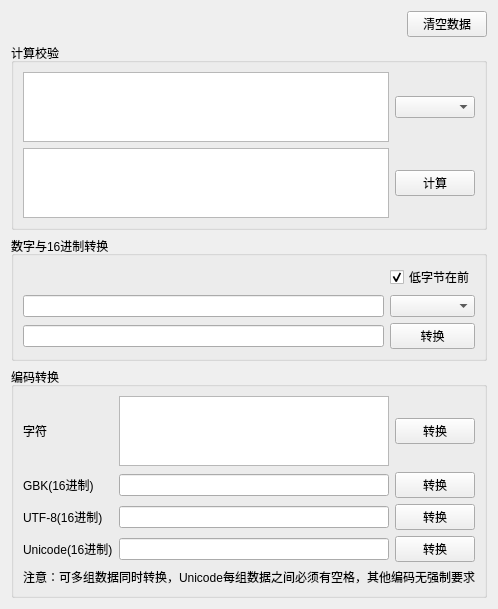
<?xml version="1.0" encoding="UTF-8"?>
<ui version="4.0">
 <class>frmHandleData</class>
 <widget class="QWidget" name="frmHandleData">
  <property name="geometry">
   <rect>
    <x>0</x>
    <y>0</y>
    <width>488</width>
    <height>591</height>
   </rect>
  </property>
  <property name="windowTitle">
   <string>Form</string>
  </property>
  <layout class="QVBoxLayout" name="verticalLayout">
   <item>
    <layout class="QHBoxLayout" name="horizontalLayout_3">
     <item>
      <spacer name="horizontalSpacer_3">
       <property name="orientation">
        <enum>Qt::Horizontal</enum>
       </property>
       <property name="sizeHint" stdset="0">
        <size>
         <width>40</width>
         <height>20</height>
        </size>
       </property>
      </spacer>
     </item>
     <item>
      <widget class="QPushButton" name="Bt_clear">
       <property name="text">
        <string>清空数据</string>
       </property>
      </widget>
     </item>
    </layout>
   </item>
   <item>
    <widget class="QGroupBox" name="groupBox_4">
     <property name="title">
      <string>计算校验</string>
     </property>
     <layout class="QGridLayout" name="gridLayout_8">
      <item row="0" column="1">
       <widget class="QComboBox" name="cbcrc"/>
      </item>
      <item row="1" column="1">
       <widget class="QPushButton" name="pbcrc">
        <property name="text">
         <string>计算</string>
        </property>
       </widget>
      </item>
      <item row="0" column="0">
       <widget class="QPlainTextEdit" name="textsource">
        <property name="maximumSize">
         <size>
          <width>16777215</width>
          <height>70</height>
         </size>
        </property>
       </widget>
      </item>
      <item row="1" column="0">
       <widget class="QPlainTextEdit" name="textdestination">
        <property name="maximumSize">
         <size>
          <width>16777215</width>
          <height>70</height>
         </size>
        </property>
       </widget>
      </item>
     </layout>
    </widget>
   </item>
   <item>
    <widget class="QGroupBox" name="groupBox_3">
     <property name="title">
      <string>数字与16进制转换</string>
     </property>
     <layout class="QGridLayout" name="gridLayout_7">
      <item row="0" column="1">
       <widget class="QCheckBox" name="checkreverse">
        <property name="text">
         <string>低字节在前</string>
        </property>
        <property name="checked">
         <bool>true</bool>
        </property>
       </widget>
      </item>
      <item row="1" column="0">
       <widget class="QLineEdit" name="linesource"/>
      </item>
      <item row="1" column="1">
       <widget class="QComboBox" name="cbtransform"/>
      </item>
      <item row="2" column="0">
       <widget class="QLineEdit" name="linedestination">
        <property name="readOnly">
         <bool>true</bool>
        </property>
       </widget>
      </item>
      <item row="2" column="1">
       <widget class="QPushButton" name="pbtransform">
        <property name="text">
         <string>转换</string>
        </property>
       </widget>
      </item>
     </layout>
    </widget>
   </item>
   <item>
    <widget class="QGroupBox" name="groupBox_5">
     <property name="title">
      <string>编码转换</string>
     </property>
     <layout class="QGridLayout" name="gridLayout_9">
      <item row="2" column="0">
       <widget class="QLabel" name="label_3">
        <property name="text">
         <string>UTF-8(16进制)</string>
        </property>
       </widget>
      </item>
      <item row="1" column="2">
       <widget class="QPushButton" name="Bt2">
        <property name="text">
         <string>转换</string>
        </property>
       </widget>
      </item>
      <item row="2" column="2">
       <widget class="QPushButton" name="Bt3">
        <property name="text">
         <string>转换</string>
        </property>
       </widget>
      </item>
      <item row="1" column="1">
       <widget class="QLineEdit" name="Le2"/>
      </item>
      <item row="0" column="0">
       <widget class="QLabel" name="label_10">
        <property name="text">
         <string>字符</string>
        </property>
       </widget>
      </item>
      <item row="2" column="1">
       <widget class="QLineEdit" name="Le3"/>
      </item>
      <item row="1" column="0">
       <widget class="QLabel" name="label_20">
        <property name="text">
         <string>GBK(16进制)</string>
        </property>
       </widget>
      </item>
      <item row="3" column="1">
       <widget class="QLineEdit" name="Le4"/>
      </item>
      <item row="3" column="2">
       <widget class="QPushButton" name="Bt4">
        <property name="text">
         <string>转换</string>
        </property>
       </widget>
      </item>
      <item row="0" column="2">
       <widget class="QPushButton" name="Bt1">
        <property name="text">
         <string>转换</string>
        </property>
       </widget>
      </item>
      <item row="3" column="0">
       <widget class="QLabel" name="label_21">
        <property name="text">
         <string>Unicode(16进制)</string>
        </property>
       </widget>
      </item>
      <item row="4" column="0" colspan="3">
       <widget class="QLabel" name="label_22">
        <property name="text">
         <string>注意：可多组数据同时转换，Unicode每组数据之间必须有空格，其他编码无强制要求</string>
        </property>
       </widget>
      </item>
      <item row="0" column="1">
       <widget class="QPlainTextEdit" name="Le1">
        <property name="maximumSize">
         <size>
          <width>16777215</width>
          <height>70</height>
         </size>
        </property>
       </widget>
      </item>
     </layout>
    </widget>
   </item>
   <item>
    <spacer name="verticalSpacer_3">
     <property name="orientation">
      <enum>Qt::Vertical</enum>
     </property>
     <property name="sizeHint" stdset="0">
      <size>
       <width>20</width>
       <height>33</height>
      </size>
     </property>
    </spacer>
   </item>
  </layout>
 </widget>
 <resources/>
 <connections/>
</ui>
